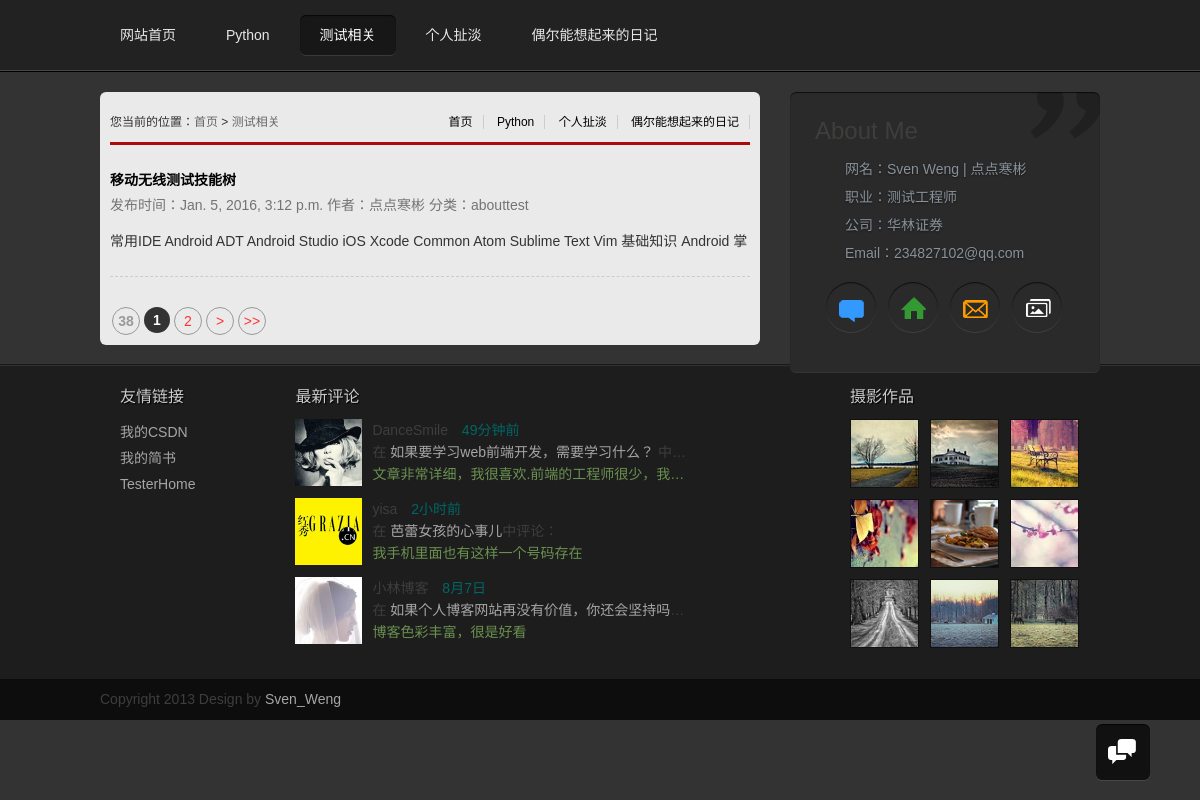
Page /grzx/abouttest/ on the earlier database version.
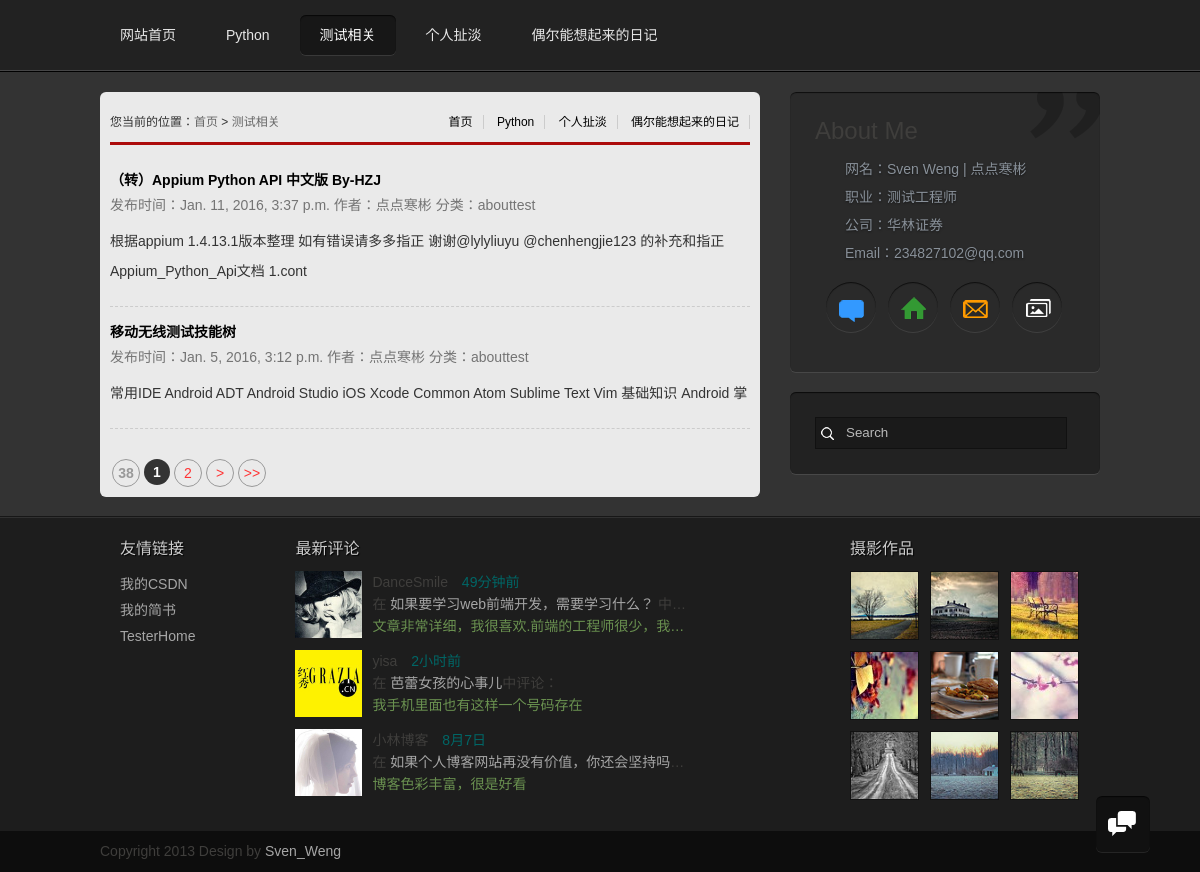
Same page on the later database version.
### grzx/models.py (models this page shows)
class BlogBody(models.Model):
    blog_title = models.CharField(max_length=50)
    blog_body = models.TextField()
    blog_type = models.CharField(max_length=50)
    blog_timestamp = models.DateTimeField()
    blog_imgurl = models.CharField(max_length=50, blank=True, null=True)
    blog_author = models.CharField(max_length=20, null=True)
    blog_ismarkdown = models.CharField(max_length=1, null=True)
    blog_like = models.IntegerField(null=True)
    blog_clicknum = models.IntegerField(null=True)

### grzx/views.py (the view)
def abouttest(request):
    test_blog = BlogBody.objects.filter(blog_type='abouttest')[::-1]
    return render(request, 'test_list.html', {'test_blog': test_blog})

### grzx/templates/test_list.html
{% extends "base.html" %}
{% block bodycontent %}
<div id="mainbody">
  <div class="blogs">
    <div class="newlist">
  <h2><span>
      <a href="/">首页</a>
      <a href="/grzx/Python">Python</a>
      <a href="/grzx/mytalk/">个人扯淡</a>
      <a href="/grzx/diary/">偶尔能想起来的日记</a>
</span>您当前的位置：<a href="/">首页</a>&nbsp;>&nbsp;<a href="/grzx/abouttest/">测试相关</a></h2>
<ul>
    {% for x in test_blog %}
        <p class="ptit"><b><a href="{% url 'article' x.id %}"> {{ x.blog_title }}</a></b></p>
        <p class="ptime">发布时间：{{ x.blog_timestamp }} 作者：{{ x.blog_author }}  分类：{{ x.blog_type }} </p>
        <div class="pcon">{{ x.blog_body | slice:":100"}}</div>
        <div class="line"></div>
    {% endfor %}
</ul>
<div class="page">
    <a title="Total record"><b>38</b></a>
    <b>1</b><a href="/jstt/index_2.html">2</a>
    <a href="/jstt/index_2.html">></a>
    <a href="/jstt/index_2.html">>></a></div>
</div>
    <aside>
        <div class="card" style="width: 280px;position: fixed;z-index: 1;">
            <h1>About Me</h1>
            <p>网名：Sven Weng | 点点寒彬</p>
            <p>职业：测试工程师</p>
            <p>公司：华林证券</p>
            <p>Email：234827102@qq.com</p>
          <ul class="linkmore">
            <li><a href="/grzx/add_article" class="talk" title="给我留言"></a></li>
            <li><a href="/" class="address" title="联系地址"></a></li>
            <li><a href="/" class="email" title="给我写信"></a></li>
            <li><a href="/" class="photos" title="生活照片"></a></li>
          </ul>
        </div>
      <div class="search" style="position: relative;top: 300px;">
        <form class="searchform" method="get" action="#">
          <input type="text" name="s" value="Search" onfocus="this.value=''" onblur="this.value='Search'">
        </form>
      </div>
    </aside>
  </div>
</div>
{% endblock bodycontent %}

### grzx/templates/base.html (shortened to what this page needs)
<!doctype html>
<html>
<head>
<link href="/static/css/styles.css" rel="stylesheet" media="screen" type="text/css">
<link href="/static/css/animation.css" rel="stylesheet" media="screen" type="text/css">
<link href="/static/css/lrtk.css" rel="stylesheet" media="screen" type="text/css"/>
<link rel="stylesheet" type="text/css" href="/static/css/view.css">
<link rel="stylesheet" type="text/css" href="/static/css/markdown/perldoc.css">
</head>
<body>
<header>
  <nav id="nav">
    <ul>
      <li><a href="/" >网站首页</a></li>
      <li><a href="/grzx/Python">Python</a></li>
      <li><a href="/grzx/abouttest">测试相关</a></li>
      <li><a href="/grzx/mytalk">个人扯淡</a></li>
      <li><a href="/grzx/diary">偶尔能想起来的日记</a></li>
    </ul>
  </nav>
</header>
{% block bodycontent %}
{% endblock bodycontent %}
<footer>
  <div class="footer-mid">
    <div class="links">
      <h2>友情链接</h2>
      <ul>
        <li><a href="http://blog.csdn.net/wyb199026" target="_blank">我的CSDN</a></li>
        <li><a href="http://www.jianshu.com/users/82eee120776d/latest_articles" target="_blank">我的简书</a></li>
          <li><a href="https://testerhome.com" target="_blank">TesterHome</a></li>
      </ul>
    </div>
    <div class="visitors">
      <h2>最新评论</h2>
      <dl>
        <dt><img src="/static/images/s8.jpg">
        <dt>
        <dd>DanceSmile
          <time>49分钟前</time>
        </dd>
        <dd>在 <a href="http://www.yangqq.com/jstt/bj/2013-07-28/530.html" class="title">如果要学习web前端开发，需要学习什么？ </a>中评论：</dd>
        <dd>文章非常详细，我很喜欢.前端的工程师很少，我记得几年前yahoo花高薪招聘前端也招不到</dd>
      </dl>
      <dl>
        <dt><img src="/static/images/s7.jpg">
        <dt>
        <dd>yisa
          <time>2小时前</time>
        </dd>
        <dd>在 <a href="http://www.yangqq.com/news/s/2013-07-31/533.html" class="title">芭蕾女孩的心事儿</a>中评论：</dd>
        <dd>我手机里面也有这样一个号码存在</dd>
      </dl>
      <dl>
        <dt><img src="/static/images/s6.jpg">
        <dt>
        <dd>小林博客
          <time>8月7日</time>
        </dd>
        <dd>在 <a href="http://www.yangqq.com/jstt/bj/2013-06-18/285.html" class="title">如果个人博客网站再没有价值，你还会坚持吗？ </a>中评论：</dd>
        <dd>博客色彩丰富，很是好看</dd>
      </dl>
    </div>
    <section class="flickr">
      <h2>摄影作品</h2>
      <ul>
        <li><a href="/"><img src="/static/images/01.jpg"></a></li>
        <li><a href="/"><img src="/static/images/02.jpg"></a></li>
        <li><a href="/"><img src="/static/images/03.jpg"></a></li>
        <li><a href="/"><img src="/static/images/04.jpg"></a></li>
        <li><a href="/"><img src="/static/images/05.jpg"></a></li>
        <li><a href="/"><img src="/static/images/06.jpg"></a></li>
        <li><a href="/"><img src="/static/images/07.jpg"></a></li>
        <li><a href="/"><img src="/static/images/08.jpg"></a></li>
        <li><a href="/"><img src="/static/images/09.jpg"></a></li>
      </ul>
    </section>
  </div>
  <div class="footer-bottom">
    <p>Copyright 2013 Design by <a href="http://www.yangqq.com">Sven_Weng</a></p>
  </div>
</footer>
<div id="tbox"> <a id="togbook" href="/e/tool/gbook/?bid=1"></a> <a id="gotop" href="javascript:void(0)"></a> </div>
</body>
</html>

### static/css/styles.css (style rules this page uses)
* { margin: 0; padding: 0 }
body { font: 14px "΢���ź�", "Microsoft YaHei", HELVETICA; color: #3F3E3C; line-height: 1.5; background: #333; }
img { border: 0; vertical-align: middle }
h1, h2, h3, h4, h5, h6 { font-weight: normal; }
h1 { font: 24px "΢���ź�", "Microsoft YaHei", Arial, Helvetica, sans-serif }
p { word-wrap: break-word }
ul, ol { list-style: none; }
a { color: #a6a6a6; text-decoration: none; transition: All 1s ease; -webkit-transition: All 1s ease; -moz-transition: All 1s ease; -ms-transition: All 1s ease; -o-transition: All 1s ease; }
header { width: 100%; background: #222; height: 70px; border-bottom: #464647 1px solid; }
header nav { margin: 0 auto; width: 1000px; text-align: center; padding-top: 15px }
header nav ul li { line-height: 40px; display: inline }
header nav ul li a { color: #E7E7E7; display: block; padding: 0 20px; margin-right: 10px; float: left }
header nav ul li a:hover, #nav_current { color: #fff; background: rgba(20, 20, 20, 0.8); box-shadow: 0px 1px 0px rgba(255,255,255,.1), inset 0px 1px 1px rgba(0,0,0,.7); border-radius: 6px; }
#mainbody { width: 100%; border-top: #000 1px solid; clear: both; overflow: hidden; }
.card { box-shadow: 0px 1px 0px rgba(255,255,255,.1), inset 0px 1px 1px rgba(0,0,0,.7); border-radius: 6px; background: url(../images/quote-bg.png) no-repeat top right rgba(42,42,42,1); width: 310px; float: right; height: 250px; overflow: hidden }
.card h1 { padding: 10px }
.card p { padding: 0 0 0 40px; line-height: 28px; text-shadow: 0px 1px 2px rgba(0,0,0,.5); color: #89919a; -webkit-animation: animations2 5s ease-in-out 5s; -moz-animation: animations2 5s ease-in-out 5s; -o-animation: animations2 5s ease-in-out 5s; -ms-animation: animations2 5s ease-in-out 5s; animation: animations2 5s ease-in-out 5s; }
.linkmore { margin: 15px 0 0 15px }
.linkmore li a { height: 50px; width: 50px; display: block; overflow: hidden; box-shadow: 0px 1px 0px rgba(255,255,255,.1), inset 0px 1px 1px rgba(0,0,0,.7); border-radius: 50%; float: left; margin: 0 6px; }
.talk, .address, .email, .photos, .heart { background: url(../images/icons.png) no-repeat; }
.talk { background-position: 13px 18px }
.address { background-position: 12px -22px }
.email { background-position: 12px -60px }
.photos { background-position: 12px -137px }
.blogs { width: 1000px; margin: 0 auto 20px; }
aside { width: 310px; float: right; margin: 20px 0; }
aside h2, footer h2 { font-size: 16px; margin-bottom: 10px; text-shadow: #000 1px 1px 1px; color: #ccc }
aside div { box-shadow: 0px 1px 0px rgba(255,255,255,.1), inset 0px 1px 1px rgba(0,0,0,.7); border-radius: 6px; padding: 15px; background: #222; margin-bottom: 20px; overflow: hidden; }
.searchform { overflow: hidden; padding: 10px; }
.searchform input { background: rgba(0, 0, 0, 0.25) url(../images/icons.png) no-repeat 3px -318px; border: 1px solid #111; width: 220px; line-height: 30px; color: #b9b9b9; padding-left: 30px; }
footer { background:#1D1D1D; -webkit-box-shadow: 0 -1px 0 rgba(0,0,0,0.55), inset 0 1px 0 rgba(255,255,255,0.09); -moz-box-shadow: 0 -1px 0 rgba(0,0,0,0.55), inset 0 1px 0 rgba(255,255,255,0.09); box-shadow: 0 -1px 0 rgba(0,0,0,0.55), inset 0 1px 0 rgba(255,255,255,0.09); }
.footer-mid { width: 1000px; margin: auto; padding: 20px 0; overflow: hidden }
.footer-mid li { line-height: 26px; }
.visitors { width: 400px; float: left }
.visitors dl { display: block; overflow: hidden; margin-bottom: 12px }
.visitors dd { line-height: 22px; white-space: nowrap; text-overflow: ellipsis; overflow: hidden }
.visitors dd:last-child { color: #6A9150; }
.visitors time { color: #066; margin-left: 10px }
.visitors dt { float: left; }
.visitors dt img { width: 67px; height: 67px; margin-right: 10px; }
.links { float: left; margin: 0 100px 0 20px; }
.flickr { width: 250px; float: right }
.flickr ul li { margin: 0 11px 11px 0; float: left; background: #000; }
.flickr ul li img { width: 67px; height: 67px; border: #111 solid 1px; }
.footer-bottom { background: rgba(0, 0, 0, 0.55); overflow: hidden; }
.footer-bottom p { width: 1000px; margin: 0 auto; padding: 10px 0; }

Differences in the rows shown:
added BlogBody: blog_title "（转）Appium Python API 中文版 By-HZJ", blog_timestamp "Jan. 11, 2016, 3:37 p.m.", blog_author "点点寒彬", blog_type "abouttest", blog_body "根据appium 1.4.13.1版本整理 如有错误请多多指正 谢谢@lylyliuyu @chenhengjie123 的补充和指正 Appium_Python_Api文档 1.cont"
Other differences:
form field s: (not shown) → "Search"
